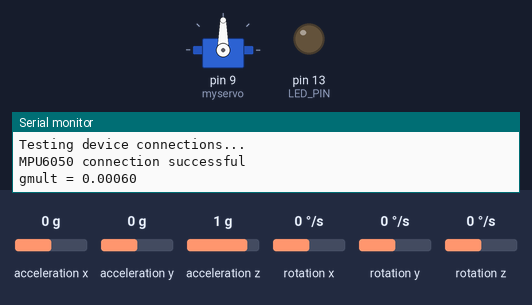
A sketch run on a simulated Arduino Uno, built with avr-gcc and run on an emulated ATmega328P. On the bench: servo, output pins drawn as LEDs (lit = HIGH), the last lines printed to the serial monitor. The inputs (shaded band) are chosen by the test bench; at power-on: acceleration z 1 g, acceleration x 0 g, acceleration y 0 g, rotation x 0 °/s, rotation y 0 °/s, rotation z 0 °/s.

Above: at 1.4 s.
1.5 s: acceleration z set to 0.6 g
At 3.2 s:
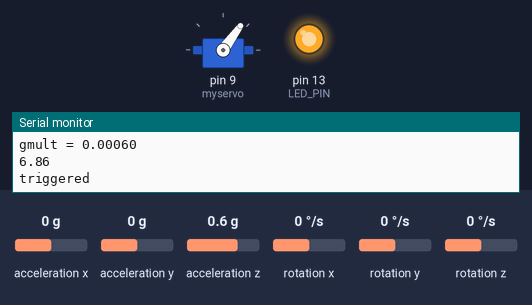
Timing chart, 0 to 4.7 s (numbered marks = the images above; inputs shaded):
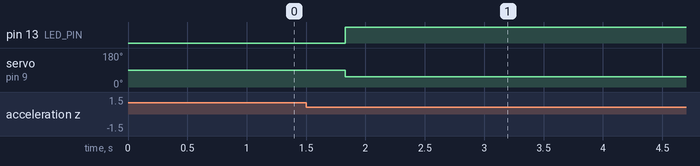

Measured:
- the behaviour switches between 0.8 and 0.7 g on acceleration z (found by bisection; images 0 and 1)
- after the input at 1.5 s, pin 13 (LED_PIN): LOW → HIGH after 0.33 s; servo on pin 9 (myservo): 90° → 54° after 0.33 s

The sketch:

Safety_Trigger.ino
```cpp
//Safety trigger.
//Triggers when G forces are less than a threshold amount defined by Gfactor


//Based on I2C device class (I2Cdev) demonstration Arduino sketch for MPU6050 class
// 10/7/2011 by Jeff Rowberg <jeff@rowberg.net>
//
/* ============================================
I2Cdev device library code is placed under the MIT license
Copyright (c) 2011 Jeff Rowberg

Permission is hereby granted, free of charge, to any person obtaining a copy
of this software and associated documentation files (the "Software"), to deal
in the Software without restriction, including without limitation the rights
to use, copy, modify, merge, publish, distribute, sublicense, and/or sell
copies of the Software, and to permit persons to whom the Software is
furnished to do so, subject to the following conditions:

The above copyright notice and this permission notice shall be included in
all copies or substantial portions of the Software.

THE SOFTWARE IS PROVIDED "AS IS", WITHOUT WARRANTY OF ANY KIND, EXPRESS OR
IMPLIED, INCLUDING BUT NOT LIMITED TO THE WARRANTIES OF MERCHANTABILITY,
FITNESS FOR A PARTICULAR PURPOSE AND NONINFRINGEMENT. IN NO EVENT SHALL THE
AUTHORS OR COPYRIGHT HOLDERS BE LIABLE FOR ANY CLAIM, DAMAGES OR OTHER
LIABILITY, WHETHER IN AN ACTION OF CONTRACT, TORT OR OTHERWISE, ARISING FROM,
OUT OF OR IN CONNECTION WITH THE SOFTWARE OR THE USE OR OTHER DEALINGS IN
THE SOFTWARE.
===============================================
*/

// Arduino Wire library is required if I2Cdev I2CDEV_ARDUINO_WIRE implementation
// is used in I2Cdev.h
#include "Wire.h"
#include "math.h"
#include <Servo.h>
#include "I2Cdev.h"
#include "MPU6050.h"
#define LED_PIN 13
/**********************************************************************
**  Alter the Gfactor to suit size of drone. Your chance to shine.. :)*
**********************************************************************/
const float Gfactor = 0.7;    /****************************************
***********************************************************************
**********************************************************************/
MPU6050 accelgyro;
Servo myservo;
int16_t ax, ay, az;
float resultant;  // Magnitude of the resultant accelleration
float mavg=16500; //      moving average over
float nsamp=100;   //      this number of samples
const float g=9.81;      //      m /sec^2
float gmult;
float vertAcceln;

bool blinkState = false;
int pos = 0, ch1;    // variable to store the servo position

void setup() {
    // join I2C bus (I2Cdev library doesn't do this automatically)
    Wire.begin();

    // initialize serial communication
    Serial.begin(9600);
    // Configure pin 4 for input from radio control Rx
    pinMode(4, INPUT);

    myservo.attach(9);

    // initialize device
    Serial.println("Initializing I2C devices...");
    accelgyro.initialize();

    // verify connection - debug only.
    Serial.println("Testing device connections...");
    Serial.println(accelgyro.testConnection() ? "MPU6050 connection successful" : "MPU6050 connection failed");

    // configure Arduino LED
    pinMode(LED_PIN, OUTPUT);
    // Get (hopefully stationary!) g-force
    for(int i=0; i<nsamp; i++){
         accelgyro.getAcceleration(&ax, &ay, &az);
         resultant = ((float)ax*ax + (float)ay*ay + (float)az*az);
         resultant = pow(resultant,0.5);
         mavg = mavg + ((resultant - mavg)/nsamp);
    }
    gmult = g/mavg;
    Serial.print("gmult = ");Serial.println(gmult,5);
}

void loop() {
    //Manual Deloyment - Read input from radio receiver and trigger parachute.
    //Comment out if no connection, as noise will cause false triggering.
   /* ch1 = pulseIn(4, HIGH, 25000);
    if (ch1!= 0){
      Serial.print("ch1 = ");Serial.println(ch1);
      if (ch1 < 1500){
        parachute();
      }
    }
    */
    //Automatic deployment - read raw accel/gyro measurements from device
    accelgyro.getAcceleration(&ax, &ay, &az);
    resultant = ((float)ax*ax + (float)ay*ay + (float)az*az);
    resultant = pow(resultant,0.5);
    mavg = mavg + ((resultant - mavg)/nsamp);
    vertAcceln = mavg * gmult;
    if(vertAcceln < Gfactor*g){
      Serial.println(vertAcceln);
      blinkState=true;
      parachute();
   }
   //delay(1000);   // Temp loop delay
}


void parachute()
{

    digitalWrite(LED_PIN, blinkState);
    myservo.writeMicroseconds(1100);
    Serial.println ("triggered");
    delay(12500);
    // Reset if possible
    myservo.writeMicroseconds(1500);
    blinkState=false;
    digitalWrite(LED_PIN, blinkState);
    Serial.println ("reset");

}
```
